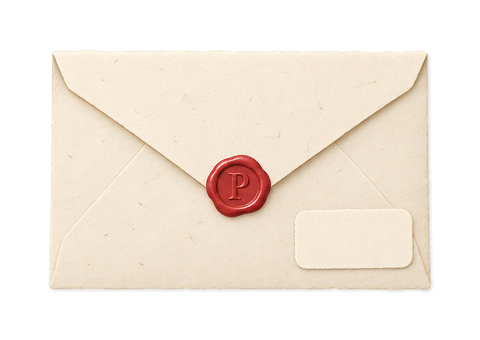
#> input picture src/art/arrival/arrival-gift.png, 480 x 340 px
$ python -i art-restyle.py   (imports and definitions only)
#> lines starting #> are read from the running program, lines starting #| are printed output that depends on the picture; after the words box and inside, x2 and y2 are one past the last pixel; in counts of white or black regions, pixels touching at a corner belong together
#!/usr/bin/env python3
"""Painterly sample inputs and shared delivery builders; production tools only."""
from pathlib import Path
import importlib.util
import json
import html
import numpy as np
from PIL import Image
from scipy import ndimage

ROOT=Path(__file__).resolve().parents[1]
OUT=ROOT/'src/art'
WORK=ROOT/'assets-src/art/restyle'
spec=importlib.util.spec_from_file_location('art_export',ROOT/'scripts/art-export.py')
# [1 line not run here, left out]
NAMES=('cat-skateboard','fried-egg','good-day','blue-flower','polaroid-mountain','retro-computer','coffee-cup','peta-bubble','purple-scribble','film-camera','potted-plant','cassette-tape')

def read_records():
    manifest=json.loads((OUT/'manifest.json').read_text())
    return manifest,{a['file']:a for a in manifest['assets']}

# [23 lines left out: functions update, save, painted_input, not called in this run]

def silhouette(alpha,border):
    """Follow cutout.rs silhouette: distance grow, bridge, shrink, fill holes, soft edge."""
    subject=alpha>.5
    distance=ndimage.distance_transform_edt(~subject)
    bridge=border*.9
    grown=distance<=border+bridge
    outside_distance=ndimage.distance_transform_edt(grown)
    shape=(outside_distance>bridge)|subject
    shape=ndimage.binary_fill_holes(shape)
    sigma=np.clip(border*.12,1.2,4)
    radius=max(1,int(np.floor((np.sqrt(4*sigma*sigma+1)-1)/2+.5)))
    soft=shape.astype(float)
    for _ in range(3): soft=ndimage.uniform_filter(soft,2*radius+1,mode='constant')
    return np.clip((soft-.5)*1.8+.5,0,1)

def sticker_with_border(im,fraction=.035):
    border=max(im.size)*fraction
    pad=int(np.ceil(border*2.5))+8
    canvas=Image.new('RGBA',(im.width+2*pad,im.height+2*pad)); canvas.paste(im,(pad,pad))
    alpha=np.array(canvas.getchannel('A'))/255
    rim=silhouette(alpha,border)
    shape=Image.new('RGBA',canvas.size,'#FBF9F4'); shape.putalpha(Image.fromarray(np.rint(rim*255).astype('uint8')))
    shadow_alpha=ndimage.gaussian_filter(ndimage.shift(rim,(2,2),order=0),1.15)*.10
    shadow=Image.new('RGBA',canvas.size,(43,43,43,0)); shadow.putalpha(Image.fromarray(np.rint(shadow_alpha*255).astype('uint8')))
    return Image.alpha_composite(Image.alpha_composite(shadow,shape),canvas),rim

# [95 lines left out: functions finish, stage1, paper_texture, make_hero, stage2, not called in this run]

>>> from PIL import Image
>>> picture = Image.open('../src/art/arrival/arrival-gift.png')
#> picture is the input picture: PIL image 480x340 RGBA; mean R, G, B, A 132.6, 123.1, 112.5, 140.6
>>> result = sticker_with_border(picture)
#> in sticker_with_border, `canvas = Image.new('RGBA', (im.width + 2 * pad, im.height + 2 * pad))`: canvas: PIL image 580x440 RGBA; every value is 0
#> in sticker_with_border, `canvas.paste(im, (pad, pad))`:
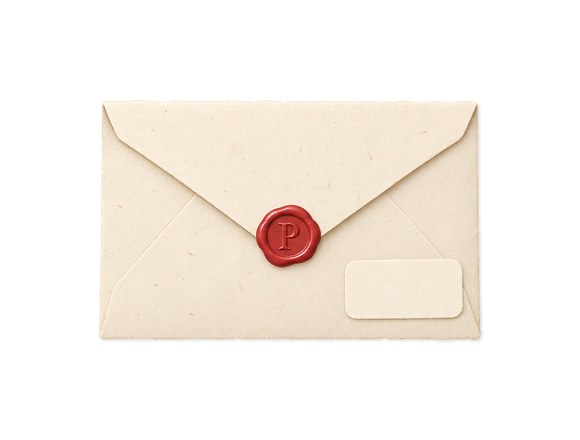
#> canvas: PIL image 580x440 RGBA; mean R, G, B, A 84.8, 78.7, 71.9, 89.9; transparent parts drawn white
#> in silhouette, `subject=alpha>.5`:
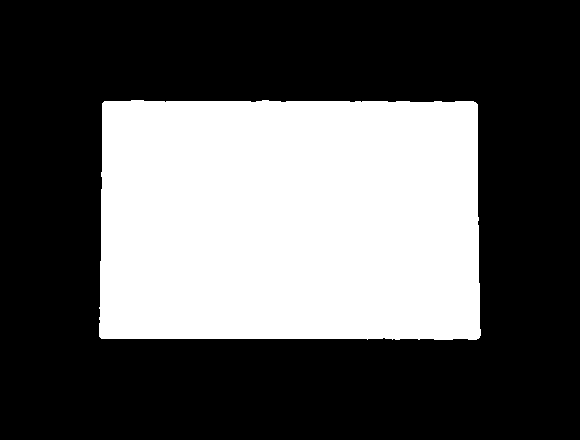
#> subject: shape (440, 580) bool; 35.2% white; 1 white region, box (x1, y1, x2, y2) and area: (99, 100, 481, 340) 89902
#> in silhouette, `distance=ndimage.distance_transform_edt(~subject)`:
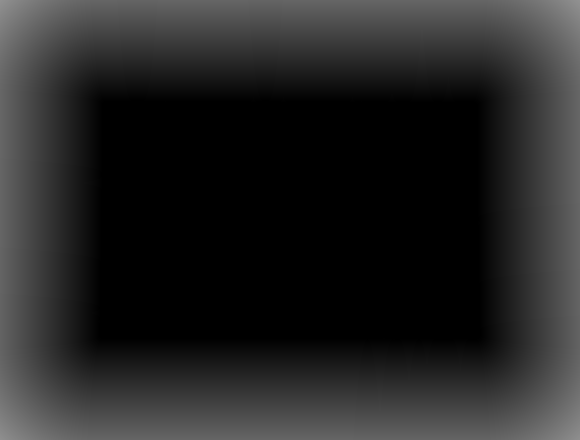
#> distance: shape (440, 580) float64; min 0, max 145.7, mean 37.4
#> in silhouette, `grown=distance<=border+bridge`:
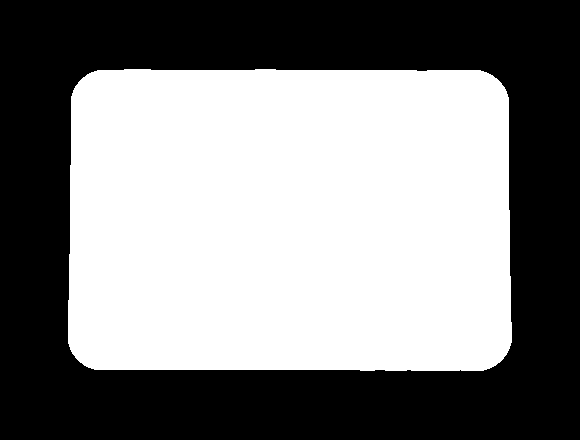
#> grown: shape (440, 580) bool; 51.4% white; 1 black region, box (x1, y1, x2, y2) and area: (0, 0, 580, 440) 123910
#> in silhouette, `outside_distance=ndimage.distance_transform_edt(grown)`:
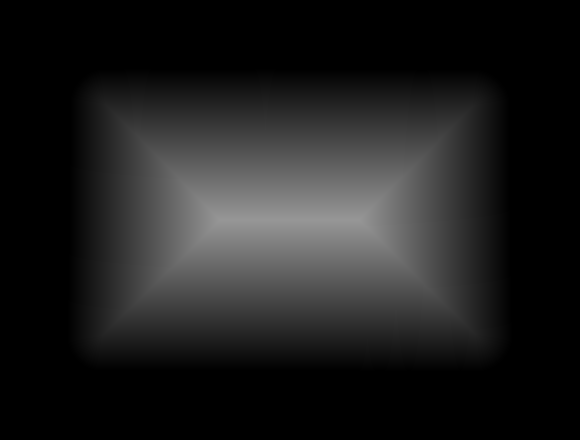
#> outside_distance: shape (440, 580) float64; min 0, max 150.4, mean 30.2
#> in silhouette, `shape=(outside_distance>bridge)|subject`: shape: shape (440, 580) bool; 43.3% white; 1 white region, box (x1, y1, x2, y2) and area: (83, 84, 497, 356) 110605
#> in sticker_with_border, `shape = Image.new('RGBA', canvas.size, '#FBF9F4')`:
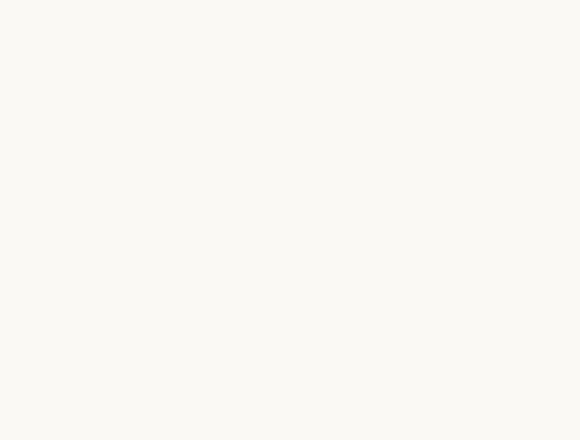
#> shape: PIL image 580x440 RGBA; mean R, G, B, A 251, 249, 244, 255
#> in sticker_with_border, `shadow_alpha=ndimage.gaussian_filter(ndimage.shift(rim,(2,2),order=0),..`:
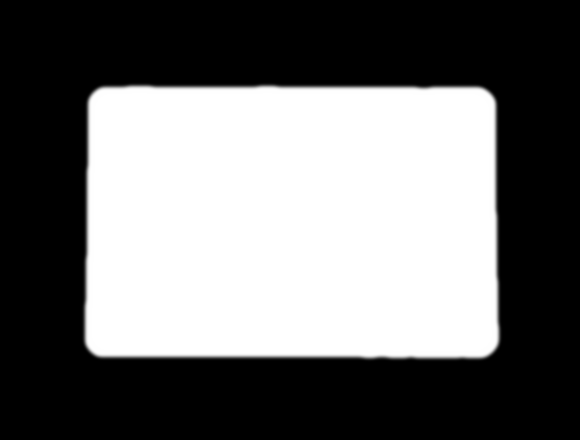
#> shadow_alpha: shape (440, 580) float64; min 0, max 0.1, mean 0.0433; drawn with min black and max white

$ run again, on src/art/bags/airmail.webp
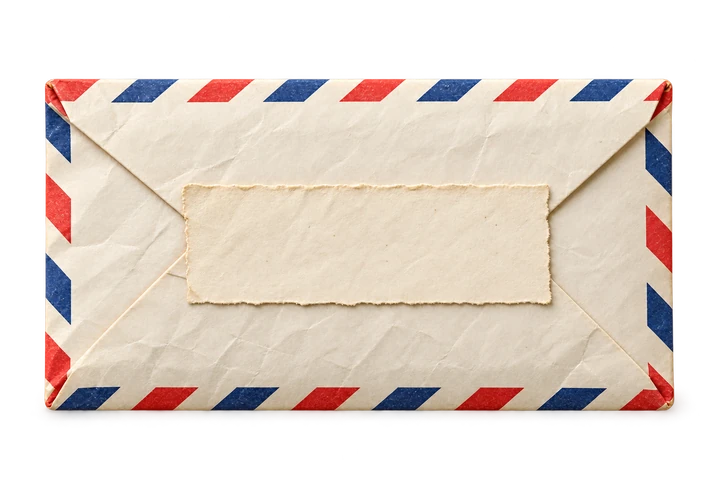
#> input picture src/art/bags/airmail.webp, 720 x 480 px
#> picture is the input picture: PIL image 720x480 RGBA; mean R, G, B, A 134.3, 121.4, 112.1, 152.6
#> canvas: PIL image 864x624 RGBA; every value is 0
#> subject: shape (624, 864) bool; 38.6% white; 1 white region, box (x1, y1, x2, y2) and area: (117, 151, 746, 483) 208057
#> in silhouette, `grown=distance<=border+bridge`:
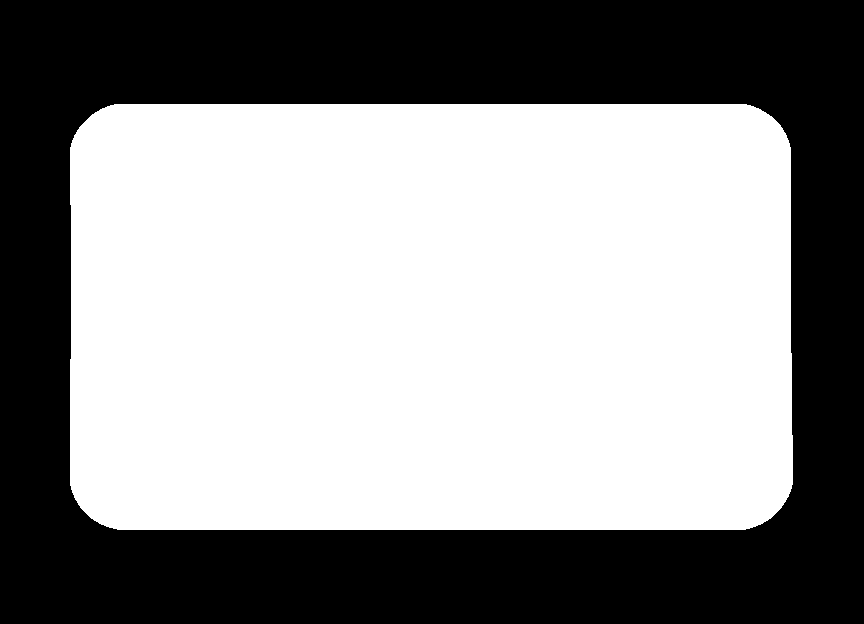
#> grown: shape (624, 864) bool; 56.5% white; 1 black region, box (x1, y1, x2, y2) and area: (0, 0, 864, 624) 234404
#> in sticker_with_border, `shadow_alpha=ndimage.gaussian_filter(ndimage.shift(rim,(2,2),order=0),..`:
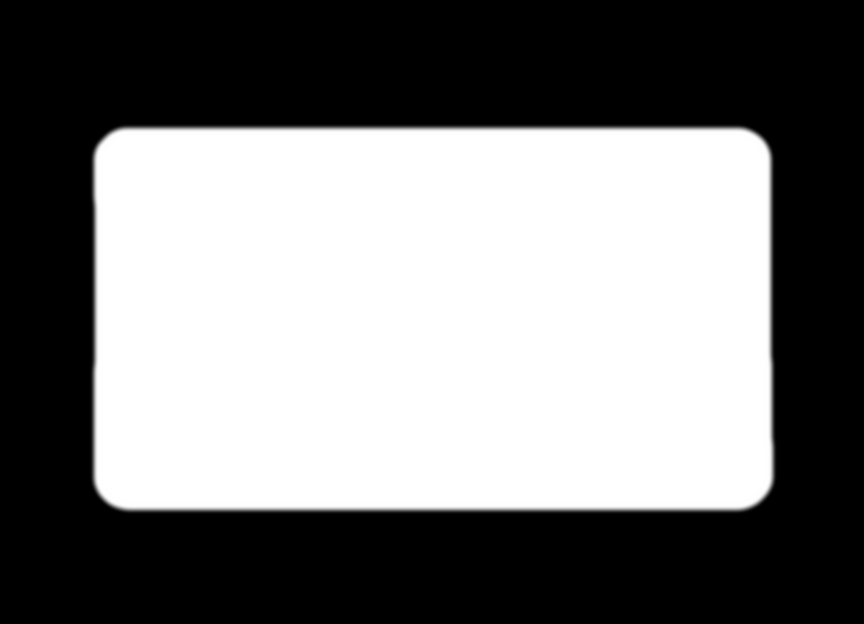
#> shadow_alpha: shape (624, 864) float64; min 0, max 0.1, mean 0.0478; drawn with min black and max white

$ run again, on src/art/bags/cotton-pouch.webp
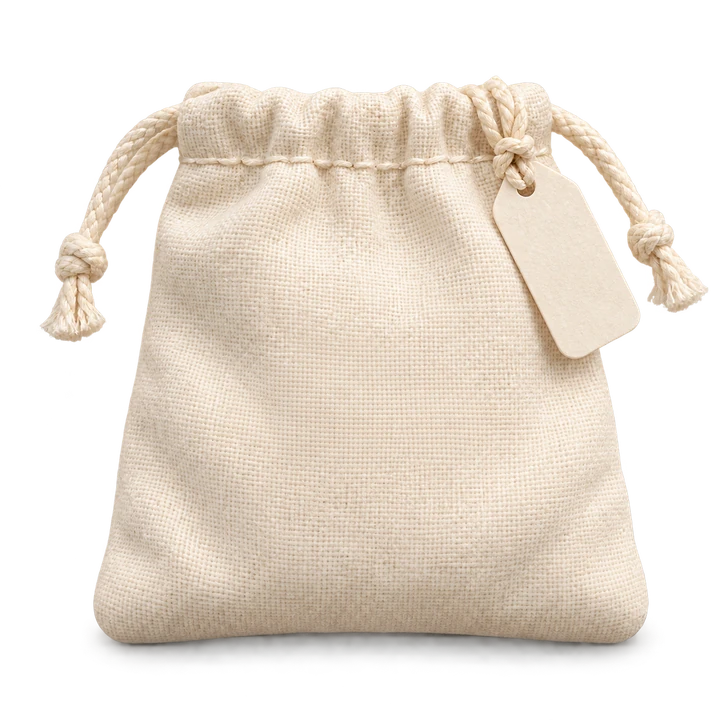
#> input picture src/art/bags/cotton-pouch.webp, 720 x 720 px
#> picture is the input picture: PIL image 720x720 RGBA; mean R, G, B, A 126.9, 117.7, 107.1, 136.8
#> canvas: PIL image 864x864 RGBA; every value is 0
#> in silhouette, `subject=alpha>.5`:
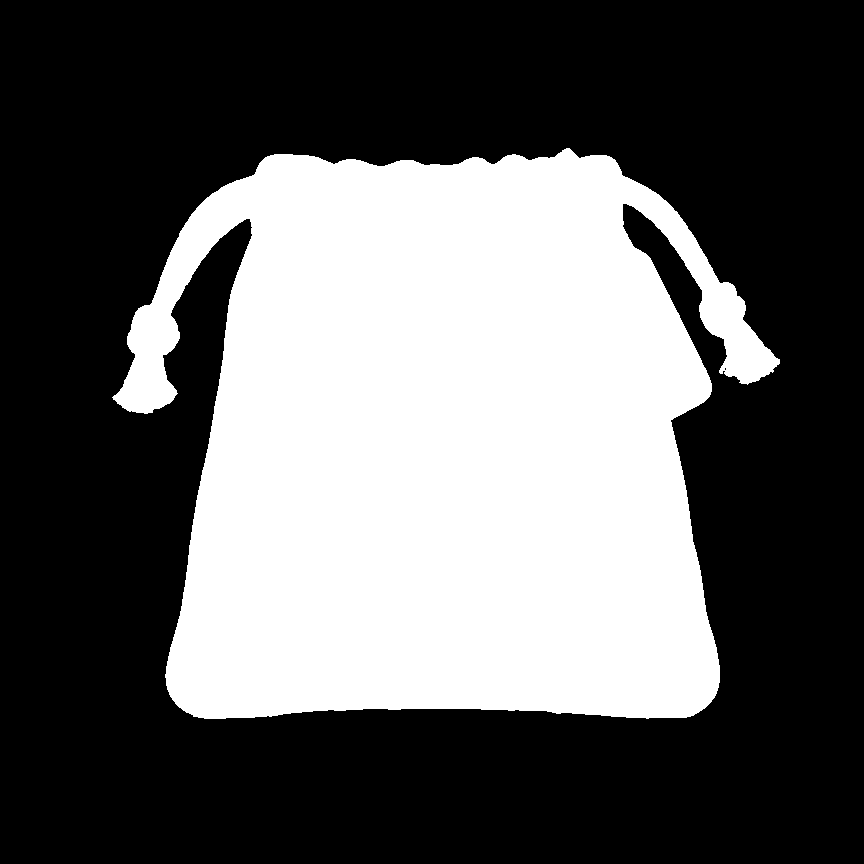
#> subject: shape (864, 864) bool; 37.3% white; 1 white region, box (x1, y1, x2, y2) and area: (112, 148, 780, 719) 278586
#> grown: shape (864, 864) bool; 54.7% white; 1 black region, box (x1, y1, x2, y2) and area: (0, 0, 864, 864) 338137
#> the loop in silhouette, `for _ in range(3): soft=ndimage.uniform_filter(soft,2*radius+1,mode='c..` made 3 passes
#> pass 2, in silhouette, `for _ in range(3): soft=ndimage.uniform_filter(soft,2*radius+1,mode='c..`:
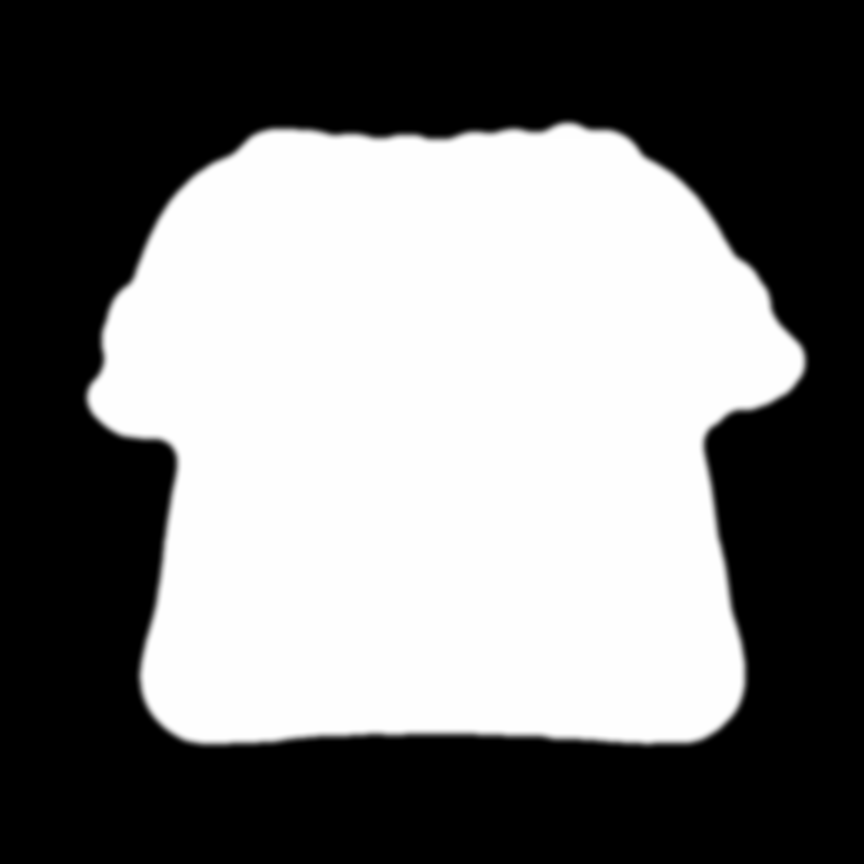
#> soft: shape (864, 864) float64; min -9.12e-16, max 1, mean 0.473; drawn with min black and max white

$ run again, on src/art/bags/drawer-box.webp
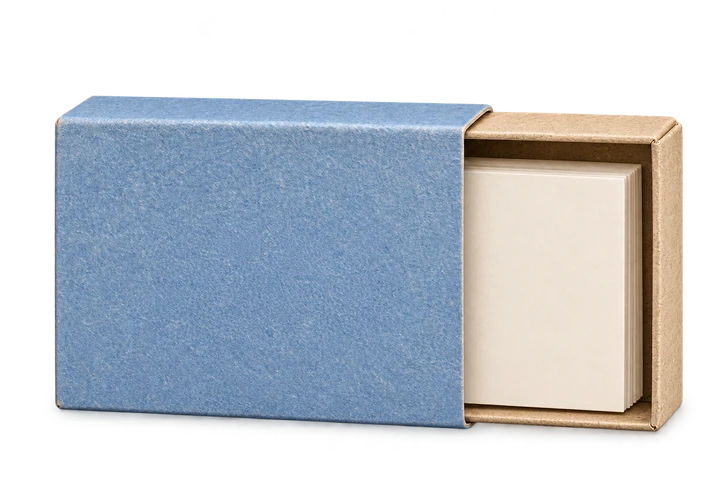
#> input picture src/art/bags/drawer-box.webp, 720 x 480 px
#> picture is the input picture: PIL image 720x480 RGBA; mean R, G, B, A 91.3, 98.3, 106.3, 146.3
#> canvas: PIL image 864x624 RGBA; every value is 0
#> subject: shape (624, 864) bool; 36.9% white; 1 white region, box (x1, y1, x2, y2) and area: (127, 168, 755, 504) 198958
#> grown: shape (624, 864) bool; 54.4% white; 1 black region, box (x1, y1, x2, y2) and area: (0, 0, 864, 624) 245970
#> in sticker_with_border, `shadow_alpha=ndimage.gaussian_filter(ndimage.shift(rim,(2,2),order=0),..`:
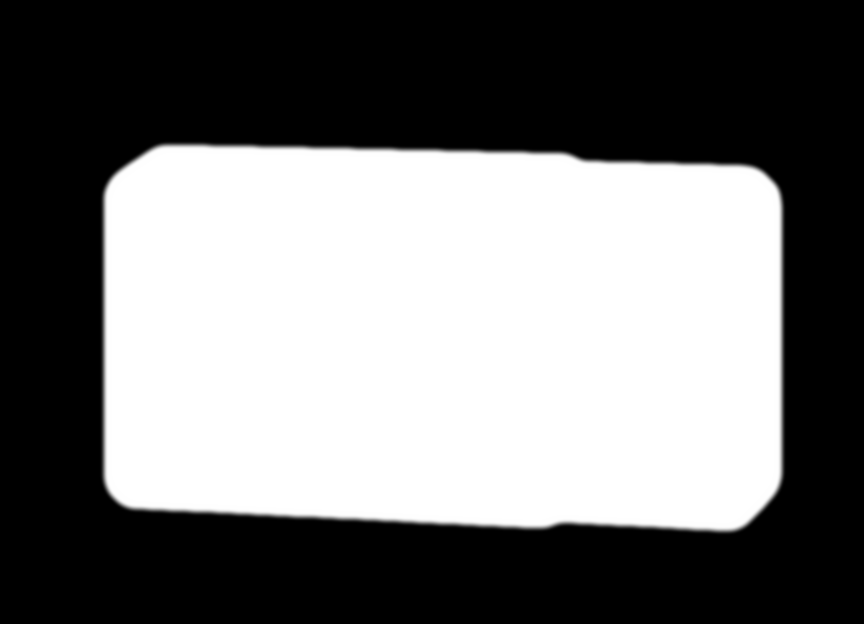
#> shadow_alpha: shape (624, 864) float64; min 0, max 0.1, mean 0.0458; drawn with min black and max white
